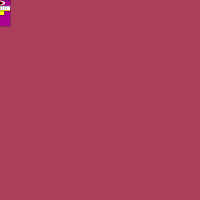
Frame 1 (no input)
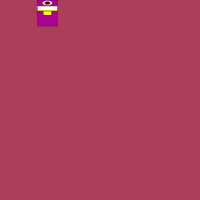
Frame 60 (the mouse pressed at the canvas centre just before this capture)
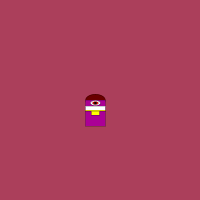
Frame 120 (the mouse held since frame 60 and released just before this capture)

The Processing sketch that drew these frames (run headless with seeded random() and noise(); from frame 60 on, the mouse is pressed at the canvas centre):

// Processing sketch: processing_125145
// ── processing_125145.pde

int kantraak;
float MonsterX;
float Richting;
boolean Test;
int Rg;
float X;
float Y;
float Xb;
float Yl;
float R;
float B;
float G;
float R1;
float R2;
int stop;
float tandenX;
int spatie;
int loopX;


void setup(){
size (200,200);
MonsterX=1;
kantraak=0;
Richting=4;
Test=true;
Rg=105;
 X=random(0,600);
  Y=random(280,320);
  Xb= random(1,7);
  Yl= random(-100,100);
  R=random(0,200);
  B=random(0,200);
  G=random(0,200);
  tandenX=MonsterX-40;
  spatie=10;
  stop=8;
  loopX=0;

}

void draw(){
  background(R,B,G);
  
  scale(0.2);

  
stroke(0);
fill(105,0,0);
ellipse(MonsterX,mouseY*5,100,60);
//muts
stroke(0);
fill(R,0,150);
rect(MonsterX-50,mouseY*5,100,130);
//lichaam
stroke(0);
fill(255);
rect(MonsterX-50,mouseY*5+30,100,20);

stroke(0);
while(loopX<stop){
  line(tandenX,mouseY*5+30,tandenX,mouseY*5+50);
  loopX=loopX+1;
  tandenX=tandenX+spatie;
}
stroke(0);
fill(255);
ellipse(MonsterX,mouseY*5+15,50,25);
//oog
stroke(0);
fill(255,0,0);
ellipse(MonsterX,mouseY*5+15,30,15);
stroke(0);
fill(0,0,0);
ellipse(MonsterX,mouseY*5+15,15,10);
//oog
stroke(0);
fill(255,255,0);
rect(MonsterX-50,mouseY*5+50,100,5);
//bling
stroke(0);
fill(255,255,0);
rect(MonsterX-20,mouseY*5+55,40,20);
//bling

tandenX=tandenX+Richting;
tandenX=constrain(tandenX,0,1000);
if(tandenX<=0 || tandenX>=1000){
Richting=-Richting;
}

MonsterX=MonsterX+Richting; 

MonsterX= constrain(MonsterX,0,1000);

if(MonsterX <=0 || MonsterX>=1000){
  Richting=-Richting;}
  
if(MonsterX <=0 || MonsterX>=1000){
  kantraak=kantraak+1;
}

if(kantraak>=10){
  Test =!Test;
}

if(Test=true){
  Rg=Rg+100;
}

println(kantraak);
}
